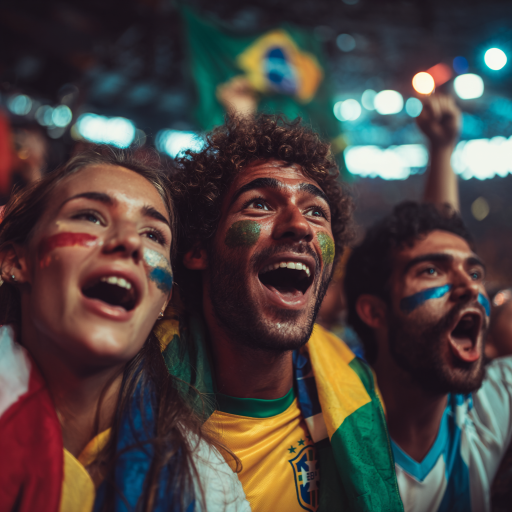
#> input picture worldcup_fanpic.png, 1024 x 1024 px (shown at 1/2 size); its folder holds only this picture in this run
$ python -i crop_f1_logos.py   (imports and definitions only)
#> lines starting #> are read from the running program, lines starting #| are printed output that depends on the picture; after the words box and inside, x2 and y2 are one past the last pixel; in counts of white or black regions, pixels touching at a corner belong together
#!/usr/bin/env python3
"""
Crop F1 logos to circles and save them to the merchants folder
"""

from pathlib import Path
from PIL import Image, ImageDraw

def crop_image_to_circle(img_path, output_path, size=400):
    """Crop an image to a perfect circle with transparent background"""
#> called with img_path = 'worldcup_fanpic.png', output_path = 'out.png', size = 400
    img = Image.open(img_path).convert("RGBA")

    # Make it square first
    min_dim = min(img.size)
#> min_dim = 1024
    left = (img.width - min_dim) // 2
#> left = 0
    top = (img.height - min_dim) // 2
#> top = 0
    img = img.crop((left, top, left + min_dim, top + min_dim))

    # Resize to desired size
    img = img.resize((size, size), Image.Resampling.LANCZOS)
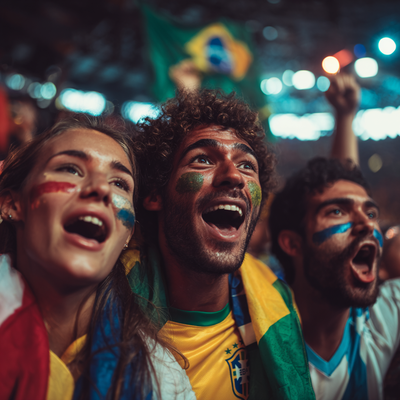
#> img: PIL image 400x400 RGBA; mean R, G, B, A 75.9, 67, 64.2, 255

    # Create circular mask
    mask = Image.new('L', (size, size), 0)
#> mask: PIL image 400x400 L; every value is 0
    draw = ImageDraw.Draw(mask)
    draw.ellipse((0, 0, size, size), fill=255)

    # Apply mask
    output = Image.new('RGBA', (size, size), (0, 0, 0, 0))
#> output: PIL image 400x400 RGBA; every value is 0
    output.paste(img, (0, 0))
    output.putalpha(mask)
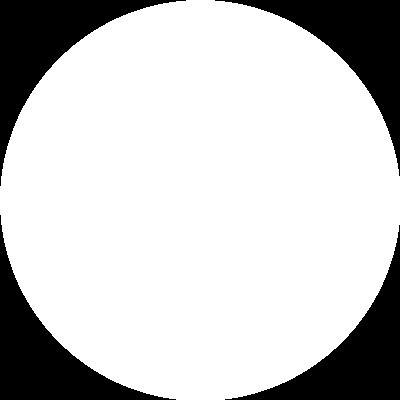
#> mask: PIL image 400x400 L; 78.9% white; 4 black regions, box (x1, y1, x2, y2) and area: (0, 0, 186, 186) 8637, (215, 0, 400, 176) 8451, (0, 215, 176, 400) 8451, (225, 225, 400, 400) 8266
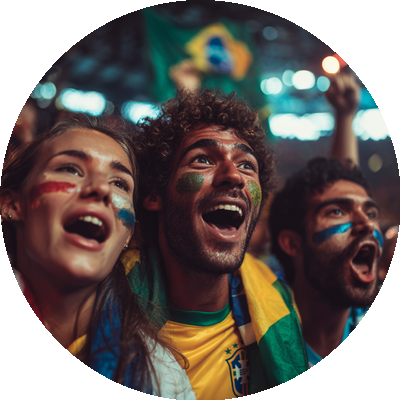
#> output: PIL image 400x400 RGBA; mean R, G, B, A 75.9, 67, 64.2, 201.1; transparent parts drawn white

    # Save as PNG (to preserve transparency)
    output.save(output_path, 'PNG')
#> (the run stopped early here; a loop or call above may not have finished)
